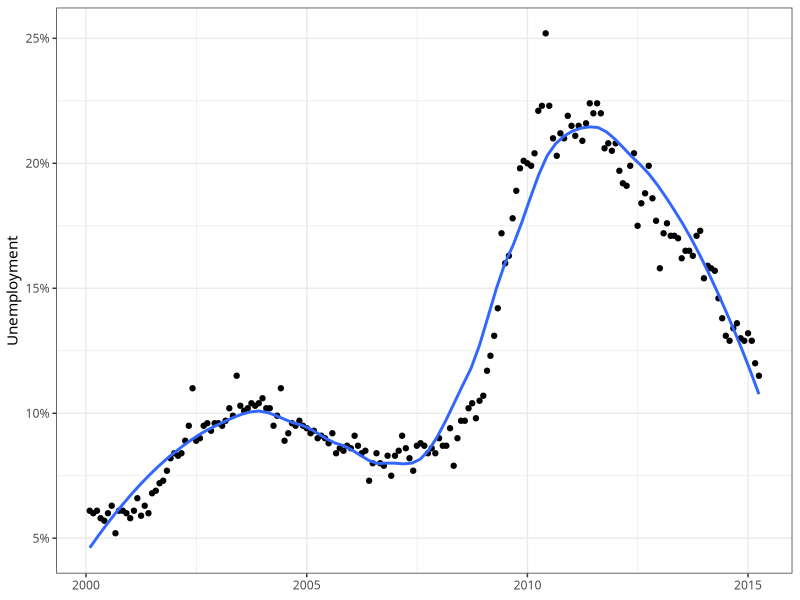

Here is the R script that generated this plot: (Note: this script raises an error after producing the figure.)
library(tidyverse)
library(scales)
library(broom)
library(gganimate)

# Original by David Robinson at http://varianceexplained.org/files/loess.html


# Basic static plot -------------------------------------------------------

economics_filtered <- economics %>% 
  # Only look after 2000
  filter(date > "2000-01-01") %>% 
  # Make this numeric
  mutate(date_num = as.numeric(date)) %>% 
  # Scale this down to 0-1
  mutate(unemployment = uempmed / 100)

# Standard loess curve with span - 0.5
ggplot(economics_filtered, 
       aes(x = as.Date(date_num, origin = "1970-01-01"), 
           y = unemployment)) +
  geom_point() +
  geom_smooth(method = "loess", formula = y ~ x, 
              span = 0.5, se = FALSE) +
  scale_y_continuous(labels = percent_format(accuracy = 1)) +
  labs(x = NULL, y = "Unemployment") +
  theme_bw(base_family = "Fira Sans Condensed")


# Single loess window at 0.5 span -----------------------------------------

# Building the line
data_at_each_x <- economics_filtered %>%
  # Expand the data so all the variables are repeated for every possible x
  crossing(center = unique(economics_filtered$date_num)) %>%
  # Do all these calculations for each possible x
  group_by(center) %>%
  # Find the distance between each x and the current group's x
  mutate(dist = abs(date_num - center)) %>% 
  # Scale the distance by the maximum of the distance
  mutate(scaled_distance_full_data = rank(dist) / n()) %>% 
  # Only look at values that are within the span
  filter(scaled_distance_full_data <= 0.5) %>% 
  # Calculate the triple cubic weight
  # See https://www.itl.nist.gov/div898/handbook/pmd/section1/pmd144.htm and
  # https://www.itl.nist.gov/div898/handbook/pmd/section1/dep/dep144.htm
  mutate(weight = (1 - (dist / max(dist)) ^ 3) ^ 3) %>% 
  # Put each of these groups into a nested list column
  nest() %>% 
  # Run a weighted linear model on each nested data frame and find the predicted
  # value from the model for that x
  mutate(output = map(data, ~lm(unemployment ~ date_num, data = ., weight = weight))) %>% 
  mutate(model = map2(output, center, ~augment(.x, newdata = tibble(date_num = .y))))

# Unnest the full data
full_data <- data_at_each_x %>% 
  select(center, data) %>% 
  unnest(data)

# Unnest just the predicted unemployment values
point_data <- data_at_each_x %>% 
  select(center, model) %>% 
  unnest(model)

# Calculate a single loess fit for the regular data
single_fit <- augment(loess(unemployment ~ date_num, 
                            data = economics_filtered, 
                            degree = 1, span = 0.5))

# Plot everything!
plot_loess_window <- ggplot(full_data, aes(x = as.Date(date_num, origin = "1970-01-01"), 
                                           y = unemployment)) +
  # Faded points from original data
  geom_point(data = economics_filtered, 
             size = 1, alpha = 0.5, color = "grey75") +
  # Points with transparency based on loess weight
  geom_point(aes(alpha = weight), size = 1, color = "#0074D9") +
  # Linear model for each possible x value
  geom_smooth(aes(group = center, weight = weight), color = "#001f3f",
              formula = y ~ x, method = "lm", se = FALSE) +
  # Predicted point from linear model for each possible x value
  geom_point(aes(y = .fitted, group = date_num),
             data = point_data, color = "#FF4136", size = 3) +
  # Vertical line showing current x value
  geom_vline(aes(xintercept = center), lty = 2) +
  # Single loess fit
  geom_line(aes(y = .fitted), data = single_fit, color = "#85144b") +
  # Formatting stuff
  scale_y_continuous(labels = percent_format(accuracy = 1)) +
  labs(x = NULL, y = "Unemployment", alpha = "Weight") +
  theme_bw(base_size = 14, base_family = "Fira Sans Condensed") +
  theme(legend.position = "bottom") +
  # gganimate stuff
  transition_manual(center)

animated_loess_window_gif <- animate(plot_loess_window, 
                                     width = 1200, height = 720, res = 150)
anim_save(animated_loess_window_gif, filename = "loess_window.gif")
animated_loess_window_gif

# Can't use anim_save() with videos?
# https://github.com/thomasp85/gganimate/issues/340
animated_loess_window_mp4 <- animate(plot_loess_window, 
                                     width = 1200, height = 720, res = 150,
                                     renderer = av_renderer("loess_window.mp4"))


# Different spans ---------------------------------------------------------

different_spans <- tibble(span = seq(0.1, 1, by = 0.1)) %>% 
  mutate(fitted_line = map(span, 
                           ~augment(loess(unemployment ~ date_num, 
                                          data = economics_filtered,
                                          degree = 1, span = .)))) %>% 
  unnest(fitted_line)

plot_diff_spans_single <- ggplot(economics_filtered, 
                                 aes(x = as.Date(date_num, origin = "1970-01-01"), 
                                     y = unemployment)) +
  geom_point() +
  geom_line(aes(y = .fitted), data = different_spans, size = 1.5, color = "#2ECC40") +
  scale_y_continuous(labels = percent_format(accuracy = 1)) +
  labs(x = NULL, y = "Unemployment", 
       title = "Span: {closest_state}") +
  theme_bw(base_size = 14, base_family = "Fira Sans Condensed") +
  theme(plot.title = element_text(face = "bold", size = rel(1.5))) +
  # gganimate stuff
  transition_states(span) +
  ease_aes('cubic-in-out')

animated_diff_spans_single_gif <- animate(plot_diff_spans_single, 
                                          width = 1200, height = 720, res = 150)
anim_save(animated_diff_spans_single_gif, filename = "diff_spans_single.gif")
animated_diff_spans_single_gif

animated_diff_spans_single_mp4 <- animate(plot_diff_spans_single, 
                                          width = 1200, height = 720, res = 150,
                                          renderer = av_renderer("diff_spans_single.mp4"))


# Different spans all at once! --------------------------------------------

spans <- c(0.25, 0.5, 0.75, 1)

diff_spans <- tibble(span = spans) %>% 
  mutate(fit = map(span, ~augment(loess(unemployment ~ date_num, 
                                        data = economics_filtered, 
                                        degree = 1, span = .)))) %>% 
  unnest(fit)

data_at_each_x_diff_spans <- economics_filtered %>%
  crossing(span = spans, center = unique(economics_filtered$date_num)) %>%
  group_by(span, center) %>%
  mutate(dist = abs(date_num - center)) %>% 
  mutate(scaled_distance_full_data = rank(dist) / n()) %>% 
  filter(scaled_distance_full_data <= span) %>% 
  mutate(weight = (1 - (dist / max(dist)) ^ 3) ^ 3) %>% 
  nest() %>% 
  mutate(output = map(data, ~lm(unemployment ~ date_num, data = ., weight = weight))) %>% 
  mutate(model = map2(output, center, ~augment(.x, newdata = tibble(date_num = .y)))) %>% 
  ungroup()

full_data_diff_spans <- data_at_each_x_diff_spans %>% 
  select(span, center, data) %>% 
  unnest(data)

point_data_diff_spans <- data_at_each_x_diff_spans %>% 
  select(span, center, model) %>% 
  unnest(model)

# Make mega plot
plot_diff_spans <- ggplot(full_data_diff_spans, 
                          aes(x = as.Date(date_num, origin = "1970-01-01"), 
                              y = unemployment)) +
  # Faded points from original data
  geom_point(data = economics_filtered, size = 1, alpha = 0.5, color = "grey75") +
  # Points with transparency based on loess weight
  geom_point(aes(alpha = weight), size = 1, color = "#0074D9") +
  # Linear model for each possible x value
  geom_smooth(aes(group = center, weight = weight), color = "#001f3f",
              formula = y ~ x, method = "lm", se = FALSE) +
  # Predicted point from linear model for each possible x value
  geom_point(aes(y = .fitted),
             data = point_data_diff_spans, color = "#FF4136", size = 3) +
  # Vertical line showing current x value
  geom_vline(aes(xintercept = center), lty = 2) +
  # Single loess fit
  geom_line(aes(y = .fitted), data = diff_spans, color = "#85144b") +
  # Formatting stuff
  scale_y_continuous(labels = percent_format(accuracy = 1)) +
  labs(x = NULL, y = "Unemployment", alpha = "Weight", title = "Different spans") +
  facet_wrap(vars(span)) +
  theme_bw(base_size = 14, base_family = "Fira Sans Condensed") +
  theme(legend.position = "bottom",
        strip.text = element_text(face = "bold"),
        plot.title = element_text(face = "bold")) +
  # gganimate stuff
  transition_manual(center)

animated_diff_spans_gif <- animate(plot_diff_spans, 
                                   width = 1200, height = 720, res = 150)
anim_save(animated_diff_spans_gif, filename = "diff_spans.gif")
animated_diff_spans_gif

animated_diff_spans_mp4 <- animate(plot_diff_spans, 
                                   width = 1200, height = 720, res = 150,
                                   renderer = av_renderer("diff_spans.mp4"))
